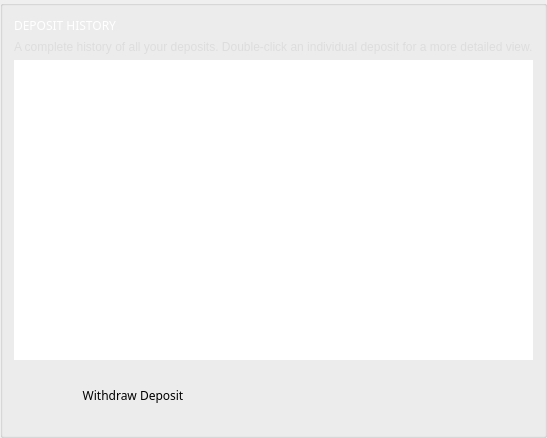
          <widget class="QGroupBox" name="groupBox_5">
           <property name="sizePolicy">
            <sizepolicy hsizetype="Expanding" vsizetype="Preferred">
             <horstretch>0</horstretch>
             <verstretch>0</verstretch>
            </sizepolicy>
           </property>
           <property name="styleSheet">
            <string notr="true"/>
           </property>
           <property name="title">
            <string/>
           </property>
           <layout class="QVBoxLayout" name="verticalLayout_2">
            <item>
             <widget class="QLabel" name="title_depositHistory">
              <property name="sizePolicy">
               <sizepolicy hsizetype="Expanding" vsizetype="Preferred">
                <horstretch>0</horstretch>
                <verstretch>0</verstretch>
               </sizepolicy>
              </property>
              <property name="font">
               <font>
                <family>Poppins</family>
               </font>
              </property>
              <property name="styleSheet">
               <string notr="true">color: #fff;
background: transparent;


border: none;
text-align: left;
</string>
              </property>
              <property name="text">
               <string>DEPOSIT HISTORY</string>
              </property>
             </widget>
            </item>
            <item>
             <widget class="QLabel" name="label_2">
              <property name="styleSheet">
               <string notr="true">color: #ddd;  
border: none;</string>
              </property>
              <property name="text">
               <string>A complete history of all your deposits. Double-click an individual deposit for a more detailed view.</string>
              </property>
             </widget>
            </item>
            <item>
             <widget class="QTreeView" name="m_depositView">
              <property name="minimumSize">
               <size>
                <width>300</width>
                <height>300</height>
               </size>
              </property>
              <property name="maximumSize">
               <size>
                <width>16777215</width>
                <height>16777215</height>
               </size>
              </property>
              <property name="font">
               <font>
                <family>Poppins</family>
               </font>
              </property>
              <property name="styleSheet">
               <string notr="true"/>
              </property>
              <property name="frameShape">
               <enum>QFrame::NoFrame</enum>
              </property>
              <property name="frameShadow">
               <enum>QFrame::Plain</enum>
              </property>
              <property name="midLineWidth">
               <number>0</number>
              </property>
              <property name="verticalScrollBarPolicy">
               <enum>Qt::ScrollBarAsNeeded</enum>
              </property>
              <property name="horizontalScrollBarPolicy">
               <enum>Qt::ScrollBarAsNeeded</enum>
              </property>
              <property name="sizeAdjustPolicy">
               <enum>QAbstractScrollArea::AdjustToContentsOnFirstShow</enum>
              </property>
              <property name="indentation">
               <number>0</number>
              </property>
              <property name="rootIsDecorated">
               <bool>false</bool>
              </property>
              <property name="sortingEnabled">
               <bool>true</bool>
              </property>
              <attribute name="headerShowSortIndicator" stdset="0">
               <bool>false</bool>
              </attribute>
             </widget>
            </item>
            <item>
             <widget class="QGroupBox" name="groupBox_10">
              <property name="sizePolicy">
               <sizepolicy hsizetype="Expanding" vsizetype="Minimum">
                <horstretch>0</horstretch>
                <verstretch>0</verstretch>
               </sizepolicy>
              </property>
              <property name="styleSheet">
               <string notr="true">border: none;</string>
              </property>
              <layout class="QHBoxLayout" name="horizontalLayout_1">
               <item>
                <widget class="QPushButton" name="b1_withdrawButton">
                 <property name="sizePolicy">
                  <sizepolicy hsizetype="Expanding" vsizetype="Fixed">
                   <horstretch>0</horstretch>
                   <verstretch>0</verstretch>
                  </sizepolicy>
                 </property>
                 <property name="minimumSize">
                  <size>
                   <width>220</width>
                   <height>40</height>
                  </size>
                 </property>
                 <property name="maximumSize">
                  <size>
                   <width>220</width>
                   <height>16777215</height>
                  </size>
                 </property>
                 <property name="font">
                  <font>
                   <family>Poppins</family>
                  </font>
                 </property>
                 <property name="styleSheet">
                  <string notr="true">/* This button style is handled automatically by OverviewFrame:setStyles() (in OverviewFrame.cpp) */</string>
                 </property>
                 <property name="text">
                  <string>Withdraw Deposit</string>
                 </property>
                </widget>
               </item>
               <item>
                <widget class="QLabel" name="empty_align_2">
                 <property name="sizePolicy">
                  <sizepolicy hsizetype="Expanding" vsizetype="Minimum">
                   <horstretch>0</horstretch>
                   <verstretch>0</verstretch>
                  </sizepolicy>
                 </property>
                 <property name="styleSheet">
                  <string notr="true">border: none;</string>
                 </property>
                 <property name="text">
                  <string/>
                 </property>
                 <property name="alignment">
                  <set>Qt::AlignCenter</set>
                 </property>
                </widget>
               </item>
               <item>
                <widget class="QLabel" name="empty_align_3">
                 <property name="sizePolicy">
                  <sizepolicy hsizetype="Expanding" vsizetype="Minimum">
                   <horstretch>0</horstretch>
                   <verstretch>0</verstretch>
                  </sizepolicy>
                 </property>
                 <property name="styleSheet">
                  <string notr="true">border: none;</string>
                 </property>
                 <property name="text">
                  <string/>
                 </property>
                 <property name="alignment">
                  <set>Qt::AlignCenter</set>
                 </property>
                </widget>
               </item>
              </layout>
             </widget>
            </item>
           </layout>
          </widget>
